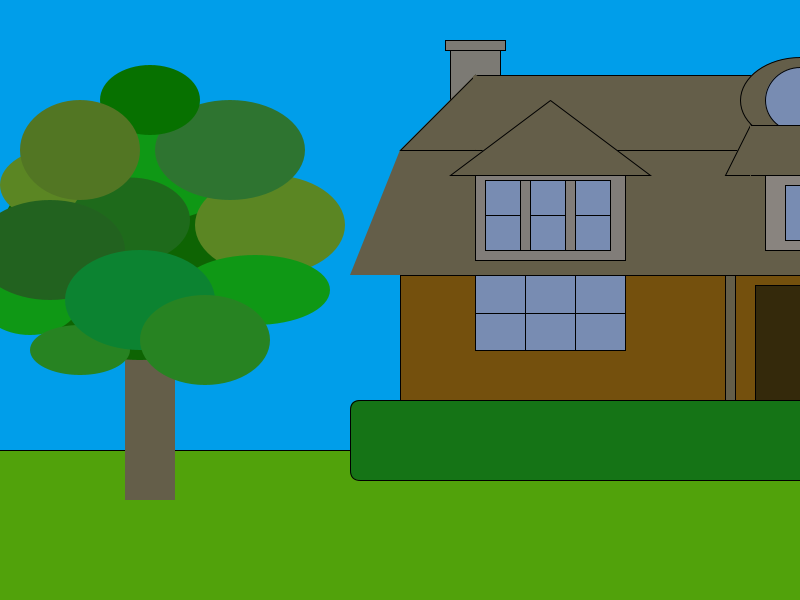
Frame 1 (no input)
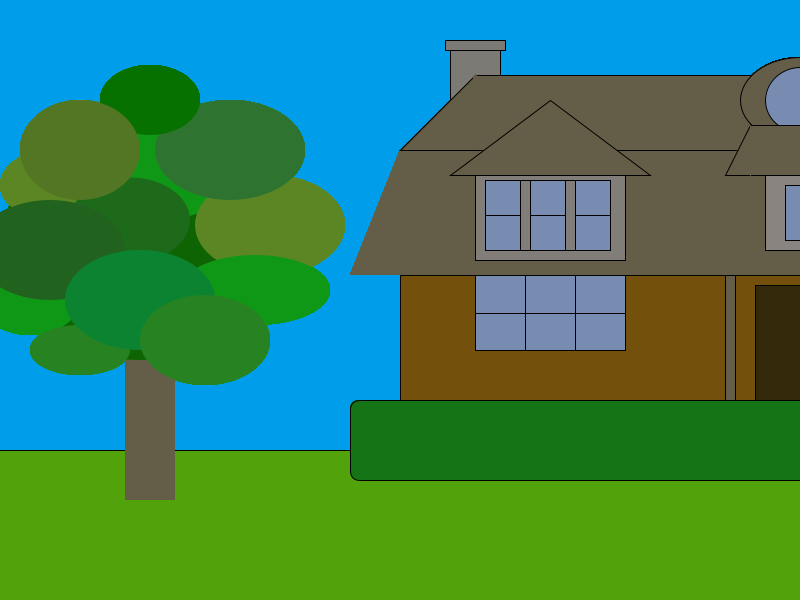
Frame 60 (the mouse pressed at the canvas centre just before this capture)
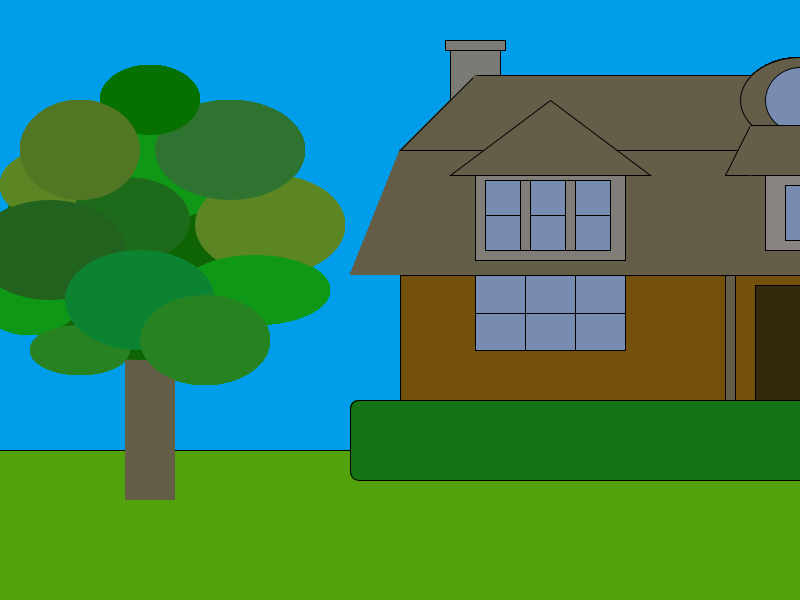
Frame 120 (the mouse held since frame 60 and released just before this capture)

The Processing sketch that drew these frames (run headless with seeded random() and noise(); from frame 60 on, the mouse is pressed at the canvas centre):

// Processing sketch: cp12proj1review_TX
// ── cp12proj1review_TX.pde
// buffet at the buffets

// 15 shapes and colors

void setup() {
  size(800, 600);
  background(#009EEA);
}


void draw() {

  //Valet 
  //(ground)
  stroke(0);
  fill(#51A20B);
  rect(-10, 450, 850, 200);


  //the appetizers
  //(floor 1）
  fill(#74500D);
  rect(400, 275, 400, 125);


  //the main course
  // floor 2
  fill(#645E49);
  noStroke();
  triangle(400, 150, 350, 275, 400, 275);
  rect(400, 150, 400, 125);


  //Choo,Choo! Mr.Buffet No Care About Climate Change.
  //chimnee
  stroke(0);
  fill(#7C7A74);
  rect(450, 50, 50, 75);
  rect(445, 40, 60, 10);


  //the dessert
  //floor 3
  stroke(0);
  fill(#645E49);
  triangle(475, 75, 400, 150, 475, 150);
  rect(475, 75, 400, 75);
  strokeWeight(5);
  stroke(#645E49);
  line(475, 77, 475, 147);


  // Mrs. Buffet sunbathing on the roof
  //the window round
    stroke(0);
  strokeWeight(1);
  ellipse(800, 100, 120, 85);

 
  // the side dish
// bush
  stroke(0);
  strokeWeight(1);
  fill(#788CB2);
  ellipse(800, 100, 70, 65);
  fill(#157416);
  rect(350, 400, 800, 80, 10);

 
  // Hendricks with cucumber
  //  triangle bedroom
  fill(#645E49);
  triangle(550, 100, 450, 175, 650, 175);
  fill(#817D79);
  rect(475, 175, 150, 85);


  //Mueseum of Mrs. Buffets Buff Butt
  //half window
  fill(#645E49);
  triangle(750, 175, 725, 175, 750, 125);
  rect(750, 125, 100, 50);
   stroke(#645E49);
  line(750,125,750,175);

  
  // - Exhibition A
  //top
    stroke(0);
  strokeWeight(1);
  fill(#89847F);
  rect(765, 175, 100, 75);
 
  
  //- Exhibition B
  //bottom
  fill(#788CB2);
  rect(785, 185, 100, 55);

 
  // Secret Exits from Mrs Buffets Bedroom
 //window
  
  // Mr. Buffets suicide plan
  //high window
  square(485, 180, 35);
  square(485, 215, 35);
  square(530, 180, 35);
  square(530, 215, 35);
  square(575, 180, 35);
  square(575, 215, 35);
  line(485, 180, 610, 180);
  line(485, 250, 610, 250);



  // To The Bushes！
  //low window
  rect(475, 275, 50, 75);
  rect(575, 275, 50, 75);
  rect(525, 275, 50, 75);
  line(475, 313, 625, 313);


  // Mr Buffet: Honey Im Home
  //dooe=r
  fill(#34290B);
  rect(755, 285, 100, 115);

 
  //Ms. Buffets Pole for Public Pole Dancing Shows For The Neighborhood. Only On Thursdays！
  //pole
  fill(#645E49);
  rect(725, 275, 10, 125);




  // The Condiments   (Cream Cheese and Ranch are the Worst)
  //tree
  
  noStroke();
  rect(125, 225, 50, 275);
  fill(#0E6403);
  ellipse(140, 250, 285, 220);
  fill(#0F9815);
  ellipse(30, 300, 100, 70);
  ellipse(160, 170, 150, 100);
  fill(#5B8623);
  ellipse(270, 225, 150, 100);
  ellipse(60, 185, 120, 75);
  fill(#1E6A1B);
  ellipse(130, 220, 120, 85);
  fill(#0F9815);
  ellipse(255, 290, 150, 70);
  fill(#22621F);
  ellipse(50, 250, 150, 100);
  fill(#2E7430);
  ellipse(230, 150, 150, 100);
  fill(#077100);
  ellipse(150, 100, 100, 70);
  fill(#527623);
  ellipse(80, 150, 120, 100);
  fill(#278322);
  ellipse(80, 350, 100, 50);
  fill(#0C8331);
  ellipse(140, 300, 150, 100);
  fill(#278322);
  ellipse(205, 340, 130, 90);
}
